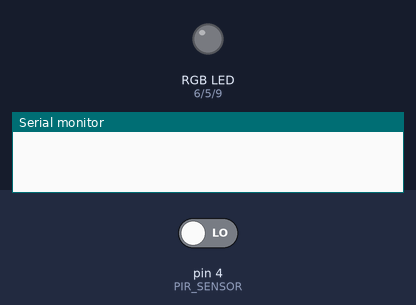
Simulated run of this sketch. Board: Arduino Uno, built with avr-gcc and run on an emulated ATmega328P. Parts: an RGB LED mixed from three pins (HIGH = lit), the last lines printed to the serial monitor. Inputs (shaded band) come from the test bench; at power-on: pin 4 (PIR_SENSOR) LOW. Dim RGB values are drawn brighter than linear.

Above: at 1.2 s.
1.3 s: pin 4 (PIR_SENSOR) driven HIGH
At 5.59 s:
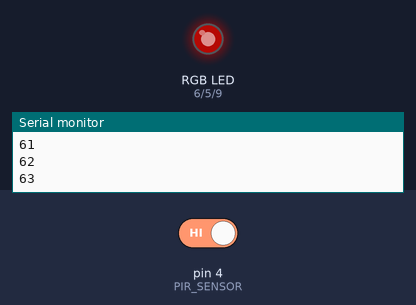
At 10.0 s:
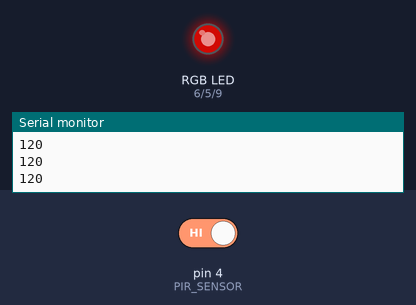
Timing chart, 0 to 11.5 s (numbered marks = the images above; inputs shaded):
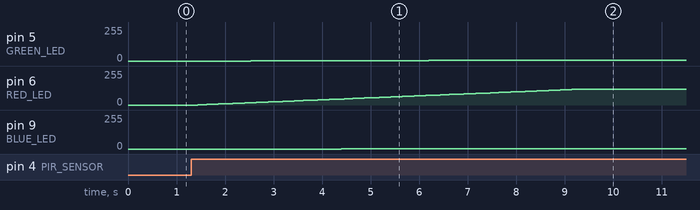

The sketch:

led_strip_pir.ino
```cpp
#define PIR_SENSOR 4
#define GREEN_LED 5
#define RED_LED 6
#define BLUE_LED 9

#define MAX_BRIGHTNESS 120
#define INITIAL_BRIGHTNESS 0
#define GAIN_AMOUNT 1


float greenBrightness = 0.0;
float redBrightness = 0.0;
float blueBrightness = 0.0;

float greenMultiplier = 0.05;
float redMultiplier = 0.9;
float blueMultiplier = 0.02;

void setup() {
  Serial.begin(9600);
  initialise_all_color_brightness();
  pinMode(PIR_SENSOR, INPUT);
  pinMode(GREEN_LED, OUTPUT);
  pinMode(RED_LED, OUTPUT);
  pinMode(BLUE_LED, OUTPUT);
}

void loop() {
  if (digitalRead(PIR_SENSOR) == HIGH) {
    analogWrite(GREEN_LED, greenBrightness);
    analogWrite(RED_LED, redBrightness);
    analogWrite(BLUE_LED, blueBrightness);

    if (max_brightness() < MAX_BRIGHTNESS) {
      greenBrightness = update_color(greenBrightness, greenMultiplier);
      redBrightness = update_color(redBrightness, redMultiplier);
      blueBrightness = update_color(blueBrightness, blueMultiplier);
    }
  } else {
    analogWrite(GREEN_LED, 0);
    analogWrite(RED_LED, 0);
    analogWrite(BLUE_LED, 0);
    initialise_all_color_brightness();
  }

  delay(60);
}

float update_color(float brightness, float multiplier) {
  return brightness + GAIN_AMOUNT * multiplier;
}

void initialise_all_color_brightness() {
  greenBrightness = INITIAL_BRIGHTNESS;
  redBrightness = INITIAL_BRIGHTNESS;
  blueBrightness = INITIAL_BRIGHTNESS;
}

int max_brightness() {
  int max_brightness = max(max(greenBrightness, redBrightness), blueBrightness);
  Serial.println(max_brightness);
  return max_brightness;
}
```

Measured:
- after the input at 1.3 s, pin 5 (GREEN_LED): moves from 0/255 to 6/255 over 6.0 s, starting after 1.2 s; pin 6 (RED_LED): moves from 0/255 to 120/255 over 7.9 s, starting after 0.14 s; pin 9 (BLUE_LED): 0/255 → 1/255 after 3.1 s, → 2/255 3.0 s later
